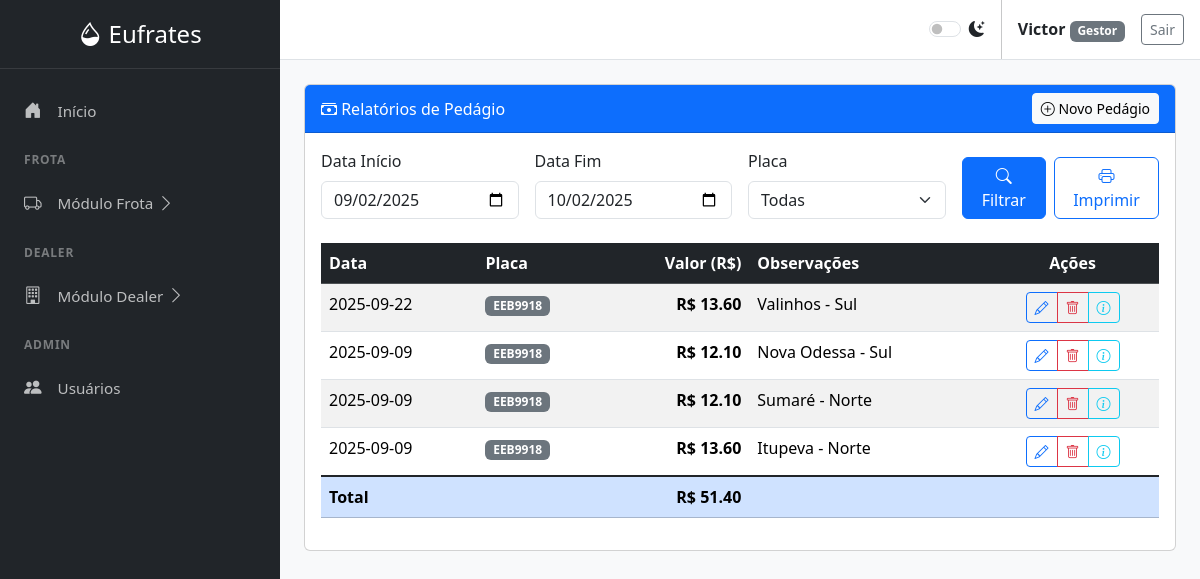
/pedagios (signed in), run on the app's committed database.
### tables this page shows
CREATE TABLE users (
        id INTEGER PRIMARY KEY AUTOINCREMENT,
        username TEXT NOT NULL UNIQUE,
        password_hash TEXT NOT NULL,
        role TEXT NOT NULL CHECK(role IN ('Gestor', 'Comprador', 'Padrão'))
    );

CREATE TABLE pedagios (
        id INTEGER PRIMARY KEY AUTOINCREMENT,
        data TEXT NOT NULL,
        placa TEXT NOT NULL,
        valor REAL NOT NULL,
        observacoes TEXT,
        data_registro TEXT DEFAULT CURRENT_TIMESTAMP
    );

### app.py (the view)
@app.route('/pedagios', methods=['GET', 'POST'])
@login_required
def pedagios():
    placas_disponiveis = obter_placas_veiculos()
    if request.method == 'POST':
        pass
    filtros = {'data_inicio': (datetime.now() - timedelta(days=30)).strftime('%Y-%m-%d'), 'data_fim': datetime.now().strftime('%Y-%m-%d'), 'placa': None}
    pedagios_list = obter_pedagios_com_filtros(**filtros)
    return render_template('pedagios.html', active_page='pedagios', pedagios=pedagios_list, filtros=filtros, placas_disponiveis=placas_disponiveis)

### app.py (called while the page is built)
@app.before_request
def load_logged_in_user():
    user_id = session.get('user_id')
    g.user = get_user_by_id(user_id) if user_id else None

def login_required(view):
    @wraps(view)
    def wrapped_view(*args, **kwargs):
        if g.user is None:
            flash('Você precisa estar logado para acessar esta página.', 'warning')
            return redirect(url_for('login'))
        return view(*args, **kwargs)
    return wrapped_view

@app.context_processor
def inject_now():
    return {'now': datetime.now(), 'g': g}

### database.py (called while the page is built)
def get_db_connection():
    conn = sqlite3.connect('abastecimentos.db')
    conn.row_factory = sqlite3.Row
    return conn

def get_user_by_id(user_id):
    conn = get_db_connection()
    user = conn.execute('SELECT * FROM users WHERE id = ?', (user_id,)).fetchone()
    conn.close()
    return user

def obter_placas_veiculos():
    conn = get_db_connection()
    try:
        cursor = conn.cursor()
        cursor.execute("SELECT DISTINCT placa FROM abastecimentos WHERE placa IS NOT NULL ORDER BY placa")
        placas = [row[0] for row in cursor.fetchall()]
        return placas
    except Exception as e:
        print(f"Erro ao obter placas: {e}")
        return []
    finally:
        conn.close()

def obter_pedagios_com_filtros(data_inicio, data_fim, placa=None):
    conn = get_db_connection()
    query = "SELECT * FROM pedagios WHERE data BETWEEN ? AND ?"
    params = [data_inicio, data_fim]
    if placa:
        query += " AND placa = ?"
        params.append(placa.upper())
    query += " ORDER BY data DESC, placa ASC"
    try:
        df = pd.read_sql(query, conn, params=params)
        return df.to_dict('records')
    except Exception as e:
        print(f"Erro ao obter pedágios com filtros: {e}")
        return []
    finally:
        conn.close()

### templates/pedagios.html (shortened to what this page needs)
{% extends "base.html" %}
{% block content %}
<div class="card">
    <div class="card-header bg-primary text-white d-flex justify-content-between align-items-center">
        <div>
            <i class="bi bi-cash-stack"></i> Relatórios de Pedágio
        </div>
        <button class="btn btn-light btn-sm" data-bs-toggle="modal" data-bs-target="#novoPedagioModal">
            <i class="bi bi-plus-circle"></i> Novo Pedágio
        </button>
    </div>
    <div class="card-body">
        <form method="POST" action="/pedagios" class="row g-3 mb-4">
            <div class="col-md-3">
                <label class="form-label">Data Início</label>
                <input type="date" class="form-control" name="data_inicio"
                       value="{{ filtros.data_inicio if filtros else (now - timedelta(days=30)).strftime('%Y-%m-%d') }}">
            </div>
            <div class="col-md-3">
                <label class="form-label">Data Fim</label>
                <input type="date" class="form-control" name="data_fim"
                       value="{{ filtros.data_fim if filtros else now.strftime('%Y-%m-%d') }}">
            </div>
            <div class="col-md-3">
                <label class="form-label">Placa</label>
                <select class="form-select" name="placa">
                    <option value="">Todas</option>
                </select>
            </div>
            <div class="col-md-3 d-flex align-items-end gap-2">
                <button type="submit" class="btn btn-primary">
                    <i class="bi bi-search"></i> Filtrar
                </button>
                <button type="submit" name="imprimir" value="1" class="btn btn-outline-primary">
                    <i class="bi bi-printer"></i> Imprimir
                </button>
            </div>
        </form>
        <div class="table-responsive">
            <table class="table table-striped table-hover" id="tabelaPedagios">
                <thead class="table-dark">
                    <tr>
                        <th>Data</th>
                        <th>Placa</th>
                        <th class="text-end">Valor (R$)</th>
                        <th>Observações</th>
                        <th class="text-center">Ações</th>
                    </tr>
                </thead>
                <tbody id="corpoTabela">
                    {% for item in pedagios %}
                    <tr id="row-{{ item.id }}">
                        <td>{{ item.data }}</td>
                        <td><span class="badge bg-secondary">{{ item.placa }}</span></td>
                        <td class="text-end fw-bold">R$ {{ "%.2f"|format(item.valor) }}</td>
                        <td>{{ item.observacoes if item.observacoes else '-' }}</td>
                        <td class="text-center">
                            <div class="btn-group btn-group-sm">
                                <button class="btn btn-outline-primary" onclick="editarPedagio({{ item.id }})"
                                        data-bs-toggle="tooltip" title="Editar">
                                    <i class="bi bi-pencil"></i>
                                </button>
                                <button class="btn btn-outline-danger" onclick="excluirPedagio({{ item.id }})"
                                        data-bs-toggle="tooltip" title="Excluir">
                                    <i class="bi bi-trash"></i>
                                </button>
                                <button class="btn btn-outline-info" onclick="detalhesPedagio({{ item.id }})"
                                        data-bs-toggle="tooltip" title="Detalhes">
                                    <i class="bi bi-info-circle"></i>
                                </button>
                            </div>
                        </td>
                    </tr>
                    {% endfor %}
                </tbody>
                {% if pedagios %}
                <tfoot class="table-group-divider">
                    <tr class="table-primary fw-bold">
                        <td colspan="2">Total</td>
                        <td class="text-end">R$ {{ "%.2f"|format(pedagios|sum(attribute='valor')) }}</td>
                        <td colspan="2"></td>
                    </tr>
                </tfoot>
                {% endif %}
            </table>
        </div>
    </div>
</div>
{% endblock %}

### templates/base.html (shortened to what this page needs)
<!DOCTYPE html>
<html lang="pt-BR" data-bs-theme="light">
<head>
    <link href="https://cdn.jsdelivr.net/npm/bootstrap@5.3.3/dist/css/bootstrap.min.css" rel="stylesheet">
    <link rel="stylesheet" href="https://cdn.jsdelivr.net/npm/bootstrap-icons@1.11.3/font/bootstrap-icons.min.css">
</head>
<body>
    <div class="sidebar text-white">
        <div class="sidebar-header text-center">
            <a href="{{ url_for('index') }}" class="fs-4 text-white text-decoration-none">
                <i class="bi bi-droplet-half"></i> Eufrates
            </a>
        </div>
        <ul class="nav flex-column flex-grow-1 mt-3">
            <li class="nav-item">
                <a class="nav-link {% if active_page == 'index' %}active{% endif %}" href="{{ url_for('index') }}">
                    <i class="bi bi-house-door-fill"></i> Início
                </a>
            </li>
            <div class="sidebar-heading">Frota</div>
            <li class="nav-item">
                <a class="nav-link" data-bs-toggle="collapse" href="#frotaSubmenu" role="button" aria-expanded="false" aria-controls="frotaSubmenu">
                    <i class="bi bi-truck"></i> Módulo Frota <i class="bi bi-chevron-right arrow"></i>
                </a>
            </li>
            <div class="sidebar-heading">Dealer</div>
            <li class="nav-item">
                <a class="nav-link" data-bs-toggle="collapse" href="#dealerSubmenu" role="button" aria-expanded="false" aria-controls="dealerSubmenu">
                    <i class="bi bi-building"></i> Módulo Dealer <i class="bi bi-chevron-right arrow"></i>
                </a>
            </li>
            {% if g.user and g.user.role in ['Administrador', 'Gestor'] %}
            <div class="sidebar-heading">Admin</div>
            <li class="nav-item">
                <a class="nav-link {% if active_page == 'user_management' %}active{% endif %}" href="{{ url_for('user_management') }}">
                    <i class="bi bi-people-fill"></i> Usuários
                </a>
            </li>
            {% endif %}
        </ul>
    </div>
    <div class="main-content">
        <nav class="top-nav px-3 d-flex align-items-center justify-content-end">
            <div class="form-check form-switch me-3">
                <input class="form-check-input" type="checkbox" role="switch" id="themeSwitcher">
                <label class="form-check-label" for="themeSwitcher"><i class="bi bi-moon-stars-fill"></i></label>
            </div>
            {% if g.user %}
                <div class="px-3">
                    <span class="fw-bold">{{ g.user.username }}</span>
                    <span class="badge text-bg-secondary">{{ g.user.role }}</span>
                </div>
                <a href="{{ url_for('logout') }}" class="btn btn-outline-secondary btn-sm">Sair</a>
            {% endif %}
        </nav>
        <main class="page-content">
            {% block content %}{% endblock %}
        </main>
    </div>
</body>
</html>

### templates/base.html (style rules this page uses)
:root { --sidebar-width: 280px; }
body { display: flex; background-color: var(--bs-tertiary-bg); }
.sidebar { width: var(--sidebar-width); height: 100vh; position: fixed; top: 0; left: 0; display: flex; flex-direction: column; background-color: var(--bs-dark); }
.main-content { margin-left: var(--sidebar-width); width: calc(100% - var(--sidebar-width)); }
.top-nav { background-color: var(--bs-body-bg); border-bottom: 1px solid var(--bs-border-color); min-height: 60px; }
.page-content { overflow-y: auto; padding: 1.5rem; }
.sidebar-header { padding: 1rem 1.5rem; border-bottom: 1px solid rgba(255, 255, 255, 0.1); }
.sidebar .nav-link { color: rgba(255, 255, 255, 0.7); font-size: 0.95rem; padding: 0.75rem 1.5rem; }
.sidebar .nav-link .bi { margin-right: 0.75rem; font-size: 1.1rem; }
.sidebar .nav-link .arrow { margin-left: auto; transition: transform 0.2s; }
.sidebar-heading { font-size: .75rem; text-transform: uppercase; letter-spacing: .05rem; font-weight: 600; color: rgba(255, 255, 255, 0.4); padding: 1rem 1.5rem 0.5rem; }

### data on the page
users: user.username "Victor", user.role "Gestor"
pedagios: data "2025-09-22", placa "EEB9918", valor "13.60", observacoes "Valinhos - Sul"
pedagios: data "2025-09-09", placa "EEB9918", valor "12.10", observacoes "Nova Odessa - Sul"
pedagios: data "2025-09-09", placa "EEB9918", valor "12.10", observacoes "Sumaré - Norte"
pedagios: data "2025-09-09", placa "EEB9918", valor "13.60", observacoes "Itupeva - Norte"

### other printed values
{{ "%.2f"|format(pedagios|sum(attribute='valor')) }} "51.40"
